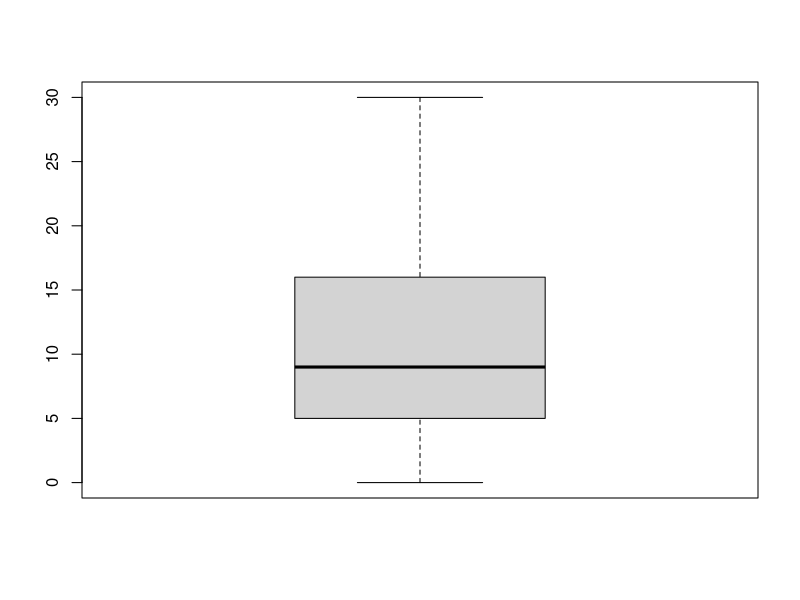
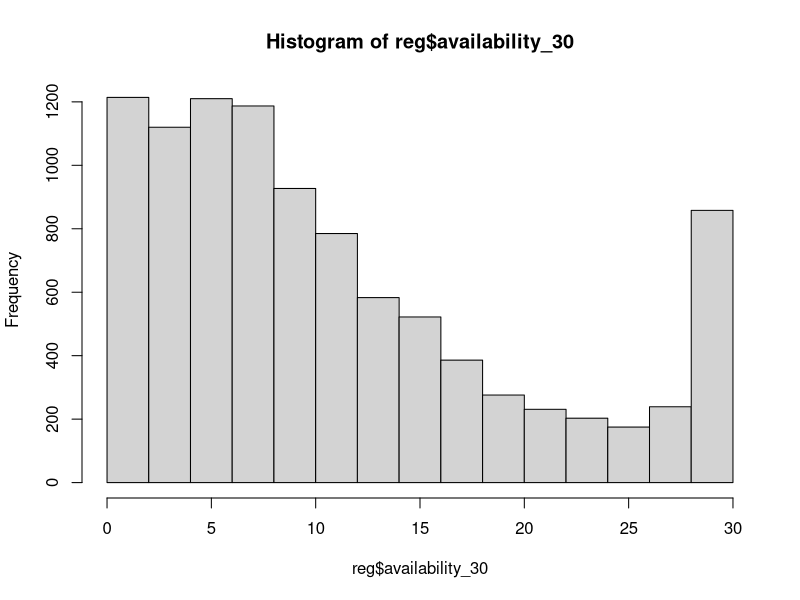
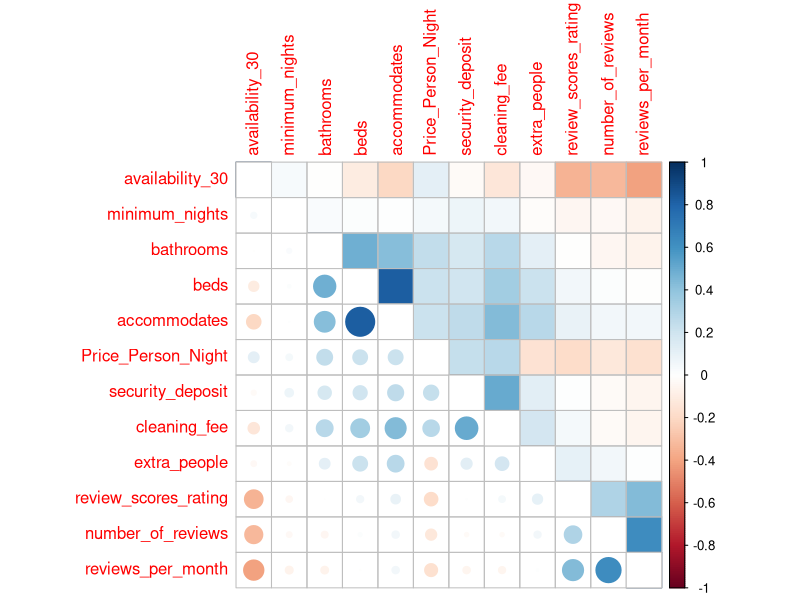
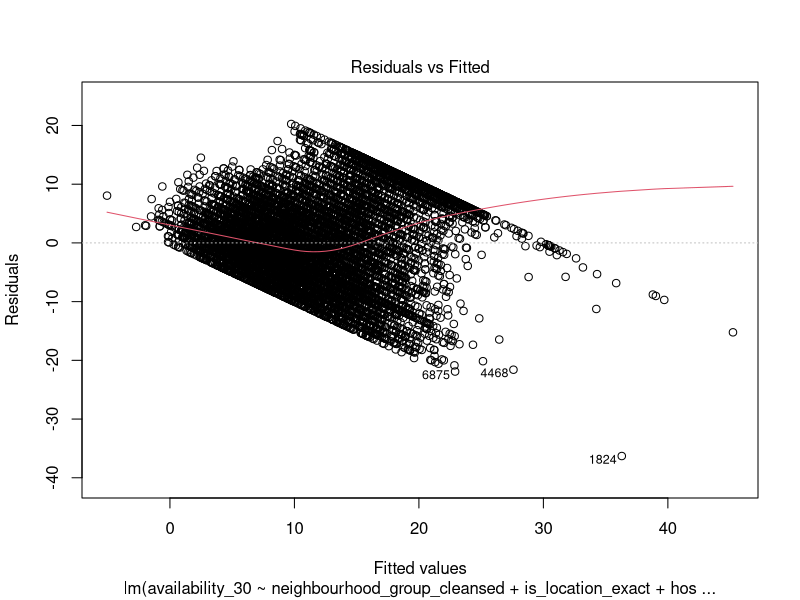
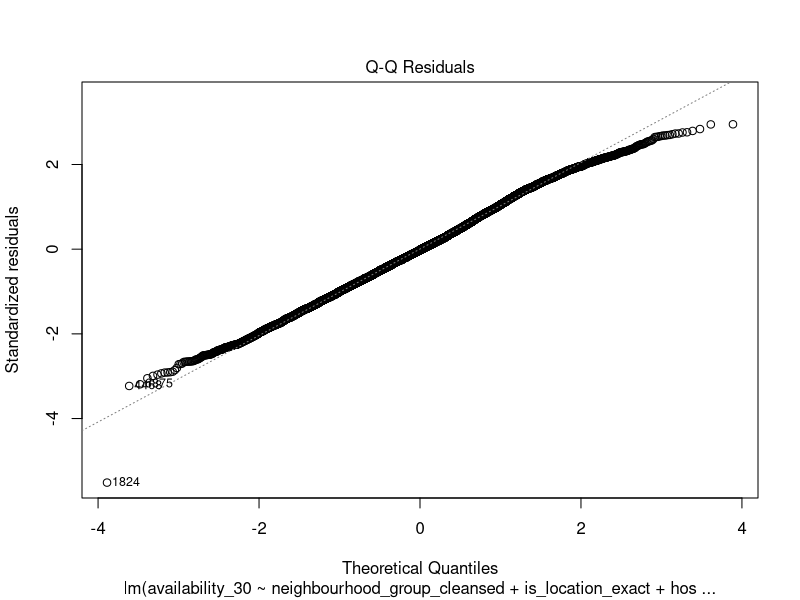
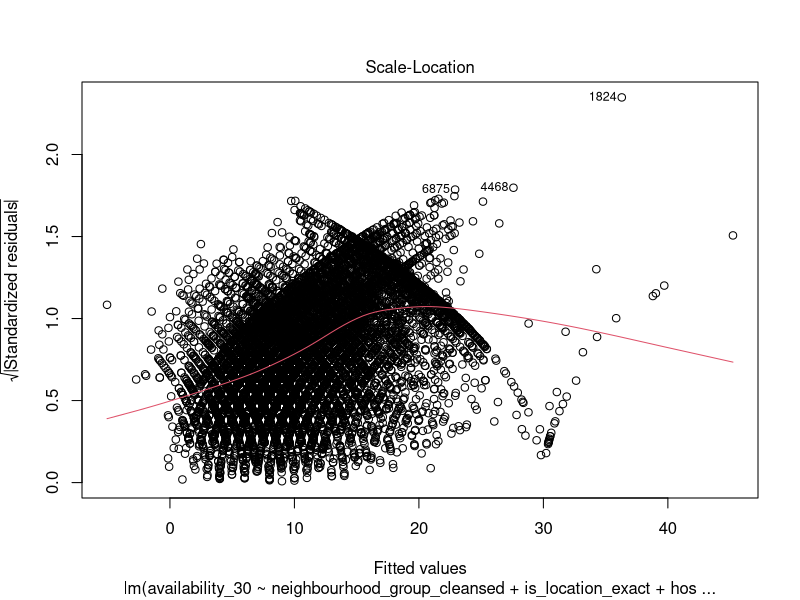
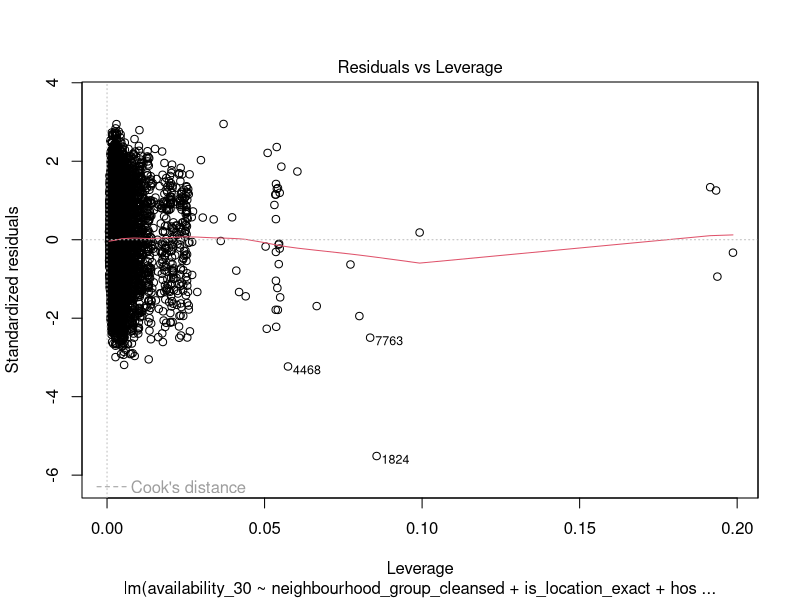
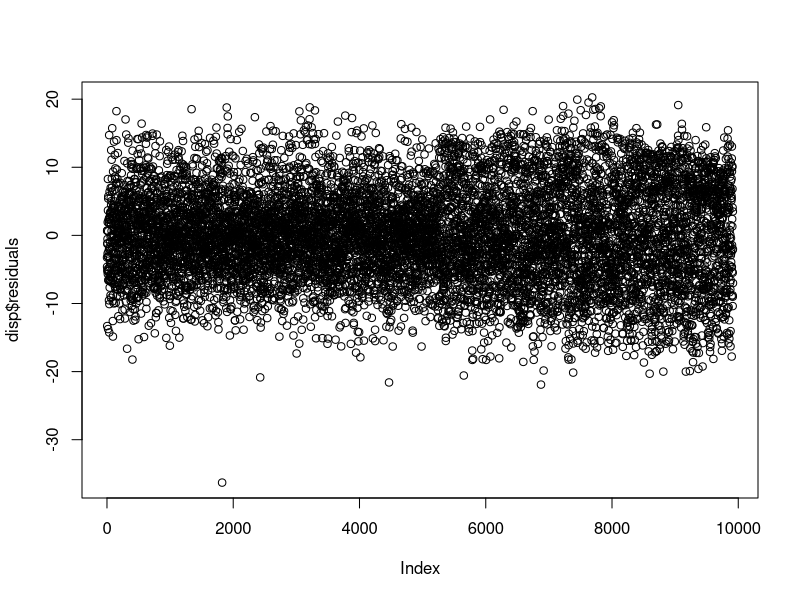

Recreate these plots in R, in order. (Note: this script raises an error after producing the figures.)

#..............................................................................................................
# TFM 
# MULTIPLE LINEAR REGRESSION ANALYSIS. 

# Objective: Explain/Predict occupancy rate of Madrid's Airbnb listings. 
# Method: Linear Regression
# Target Variable: Availability_30 (number of days in a  month each property is available for rent).
# Date: 10/20/2017
#..............................................................................................................

library(lattice)
library(caret)
library(car)
library(dplyr)
library(ggplot2)
library(corrplot)
#..............................................................................................................

##### 1) READ, EXPLORE, VISUALIZE "RLM.csv". File, cleaned and ready to be analized.  
reg <- read.csv('RLM.csv',stringsAsFactors = TRUE)
glimpse(reg)
summary(reg)

table(reg$availability_30)
boxplot(reg$availability_30)
hist(reg$availability_30)

# Select numeric features and check correlations
regcor <-reg[c('availability_30','bathrooms','beds','minimum_nights','Price_Person_Night','security_deposit','number_of_reviews',
               'reviews_per_month','cleaning_fee','extra_people','accommodates','review_scores_rating')]

corrplot.mixed(cor(regcor), lower="circle", upper="color", 
               tl.pos="lt", diag="n", order="hclust", hclust.method="complete")

#.....................................................................................................................
#### 3) FEATURE SELECTION 
train <-lm(availability_30 ~.,reg)
summary(train)

## SIMPLE LINEAR REGRESSION - PREDICTORS 
a<-lm(availability_30 ~ neighbourhood_group_cleansed,reg)
summary(a)

b<-lm(availability_30 ~ bathrooms,reg)
summary(b)

c<-lm(availability_30 ~ bedrooms,reg)
summary(b)

d<-lm(availability_30 ~ beds,reg)
summary(d)

e<-lm(availability_30 ~ guests_included,reg)
summary(e)

g<-lm(availability_30 ~ security_deposit,reg)
summary(g)

h<-lm(availability_30 ~ cancellation_policy,reg)
summary(h)

i<-lm(availability_30 ~ review_scores_accuracy,reg)
summary(i)

j<-lm(availability_30 ~ cleaning_fee,reg)
summary(j)

k<-lm(availability_30 ~ instant_bookable,reg)
 summary(k)
 
# With 27 predictors there are 2^27 combinations to consider. We cannot do it manually so we apply
# "step" function.
step(train, direction = 'backward')

# AIC=n*log(RSS/n)+2k,
# According to the Akaike Information Criteria (AIC) the best model is:
disp <- lm(availability_30 ~ neighbourhood_group_cleansed + host_identity_verified + 
              bathrooms + bedrooms + beds + minimum_nights + price + Price_Person_Night + 
              room_type + security_deposit + number_of_reviews + cancellation_policy + 
              reviews_per_month + review_scores_rating + review_scores_accuracy + 
              review_scores_value + extra_people + accommodates + host_is_superhost + 
              instant_bookable,reg)
summary(disp)

# Review_scores_rating has a p-value = 0.34, so we can infer there is no linear relationship with 
# the response variable; we remove it:
disp <- lm(availability_30 ~ neighbourhood_group_cleansed + is_location_exact + 
             host_identity_verified + bathrooms + bedrooms + beds + minimum_nights + 
             price + Price_Person_Night + room_type + security_deposit + 
             number_of_reviews + cancellation_policy + reviews_per_month + 
             review_scores_accuracy + review_scores_value + extra_people + 
             accommodates + host_is_superhost + instant_bookable,reg)

summary(disp)
plot(disp)
plot(disp$residuals)
# Lets try other models removing neighbourhood and  non significant variables:
disp2 <- lm(availability_30 ~ is_location_exact + bathrooms + 
              beds + maximum_nights + Price_Person_Night + 
              room_type + security_deposit +  number_of_reviews + 
              cancellation_policy + reviews_per_month + review_scores_rating + 
              review_scores_value + extra_people + guests_included + accommodates + 
              host_is_superhost + instant_bookable,reg)
summary(disp2)
plot(disp2)

disp3 <- lm(availability_30 ~ is_location_exact + host_identity_verified + bedrooms+ bathrooms + price +Price_Person_Night + 
              minimum_nights + room_type + security_deposit +  number_of_reviews + reviews_per_month +
              cancellation_policy + review_scores_rating + review_scores_value +extra_people + 
              guests_included + accommodates + host_is_superhost + instant_bookable,reg)
summary(disp3)
plot(disp3)

disp4 <-  lm(availability_30 ~ neighbourhood_group_cleansed + is_location_exact + host_identity_verified +Price_Person_Night + 
               minimum_nights+room_type + security_deposit +  number_of_reviews + reviews_per_month +
               cancellation_policy + review_scores_rating + review_scores_value +extra_people + guests_included+
               host_is_superhost + instant_bookable,reg)
summary(disp4)
plot(disp4)

# ANOVA-MODEL COMPARISON
anova(disp,disp2)
anova(disp,disp4)

# Although there are not remarkable differences, none of them beats disp. It looks like less predictors affect the performance of the alternative models.
# Model disp has the highest R² adjusted, 0.369, better than the other posibilities. So we select disp. 

#.................................................................................................................
## 4) MULTICOLLINEARITY
# Variance Inflaction Factor (vif). VIF = 1/1-R²
vif(disp)

# "Review_scores_acuracy" and "Review_scores_value" are correlated; Given that R_S_accuracy was not very
# significant we remove it.
# Price is also showing value above 5, obviously is correlated with price_per_person so we remove it as well.
disp <- lm(availability_30 ~ neighbourhood_group_cleansed + is_location_exact + 
             host_identity_verified + bathrooms + bedrooms + beds + minimum_nights + 
             Price_Person_Night + room_type + security_deposit + 
             number_of_reviews + cancellation_policy + reviews_per_month + 
             review_scores_value + extra_people + 
             accommodates + host_is_superhost + instant_bookable,reg)
vif(disp)

# All values under 5. No multicollinearity

#........................................................................................................
## 4) VARIANCE ANALYSIS.
# Confirmation of predictors significance:
Anova(disp)

# Variables "beds","bedrooms" and "accommodates" are not significant. Deleted.
# So finallly the model is as follows:
disp <- lm(availability_30 ~ neighbourhood_group_cleansed + is_location_exact + 
             host_identity_verified + bathrooms + minimum_nights + 
             Price_Person_Night + room_type + security_deposit + 
             number_of_reviews + cancellation_policy + reviews_per_month + 
             review_scores_value + extra_people + host_is_superhost + instant_bookable,reg)

summary(disp)

# After removing these predictors, R² adjusted has slightly decreased to 0.368. Such a low difference is a 
# confirmation that those variables were redundant.

#....................................................................................................................
##  5) RESIDUALS ANALYSIS. 
#    Linear regression hypothesis check:
# 1) Linear: E(r) = 0. Residuals vs fitted plot shows there is a slight 'u' shape pattern and thus non-linearity of the 
#    response-predictor relationships.
plot(disp)

# 2) Equal Variance: residuals vs fitted plot shows lack of homocedasticity.
plot(dispb)

# 3) Normal distribution: ok, residuals follow a Normal distribution.
hist(dispb$residuals)

# 4) Cov(e) = 0. Resduals correlation check  through Durbin-Watson test.
durbinWatsonTest(disp)

# P-value = 0.33 so we fail to accept Ho and therefore infer that residuals are correlated.
# Possible transformations in order to fix heterocedasticity and non linear relationship:
# a) Polynomial regression, lm cannot convert to a quadratic form due to the number of predictors.
# b) Logaritmic, response variable availability_30 has many zeroes, log(0) = inf. 

#.........................................................................................................
#### 6) MODEL ANALYSIS: CONCLUSIONS
# Evaluation:
# The final model has a R² adjusted = 0.368. This is to say that only 36% of the total variance of
# an Airbnb listing availability is explained by our regression model (disp).Then the prediction capacity or the 
# model is poor.
# However, it provides some useful information for landlords like the variables that may affect the availability:
# R summary function displays the results of a hypothesis contrast with F statistic where null hypothesis states that
# there is no linear relationship between availability_30 and the predictors (b1=b2=...bi=0). A p-value < 2.2e-16 allows us to
# reject Ho, or allows us to predict with more than 99% of accuracy that predictors are associated with the 
# availability of listings in Madrid. 
#
# The most interesting findings of the analysis regards to neighbourhoods and room type:
# According to the model Villa de Vallecas,Fuencarral - el pardo,or Barajas are neighbourhoods that increase the 
# availability of o property in Airbnb. These areas are a handicap for maximizing occupancy.
# On the other hand, Centro and Salamanca appear as drivers of higher occupancy rates.
# 
# Listings of Private rooms(room_type) increase the availability of properties in aproximately 5 days (model residuals 
# did not respect hyphotesis so coefficients are biased). 

# Surprisingly "cancelation policy strict and moderate", instead of flexible, reduce the availability.  

#.............................................................................................................
# 7) RECOMMENDATION FOR INVESTORS/LANDLORDS TO MAXIMIZE OCCUPANCY RATE ON AIRBNB PLATFORM.

# 1) Avoid the following districts: Vallecas, Fuerncarral, Barajas, Carabanchel.
# 2) If possible, overweight districts Centro and Salamanca.
# 3) List Entire homes or appartments. Ignore rooms.
# 4) Set the following parameters:
#     - Location exact: yes
#     - Verify host id: yes
#     - instant bookable: yes
#     - Cancellation Policy: moderate
# 5) Pay special attention to:
#     - Price: take into account that guests pay more attention to pax rather than to overall price.
#     - Minimum nights. Greed is not recommended

#.............................................................................................................
